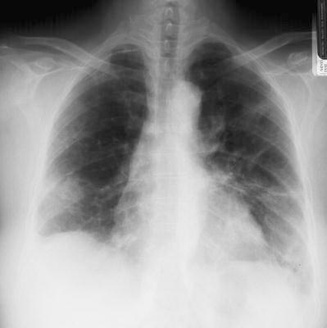
#> input picture dataset/chest_xray.jpg, 327 x 328 px, shrunk from 399 x 400 before the run, found by its file name
$ jupyter execute --allow-errors final_project.ipynb   (older library calls are emulated)
#> lines starting #> are read from the running program, lines starting #| are printed output that depends on the picture; after the words box and inside, x2 and y2 are one past the last pixel; in counts of white or black regions, pixels touching at a corner belong together
# GROUPT 21 APPLICATION INVOLVING EDGE ENHANCEMENT
# OULTINE -
### - Sobel Operator Implementation
### - Prewitt's Operator Implementation
### - Laplacian Operator Implementation
### - Canny Operator Implementation
### - Unsharp Masking Operator Implementation
### - Detecting Water Bodies In Satellite Images Using Unsharp Masking
RATOR

# SOBEL OPERATOR
##### The sobel is one of the most commonly used edge detectors. It is based on convolving the image with a small, separable, and integer valued filter in horizontal and vertical direction. Sobel edge enhancement filter has the advantage of providing differentiating (which gives the edge response) and smoothing (which reduces noise) concurrently.

##### Below is the code from scratch using matrixes G [[-1, 0, 1], [-2, 0, 2], [-1, 0, 1]]  # s2 vertical = np.array([[-1, -2, -1], [0, 0, 0], [1, 2, 1]])  # s1

[cell 1]
import numpy as np
from PIL import Image
import matplotlib.pyplot as plt

# Open the image
#> (the rest of this cell did not finish here and is left out)

We apply the mask on each RGB channel.

# Prewitt’s Operator
##### Prewitt operator is similar to the Sobel operator and is used for detecting vertical and horizontal edges in images. However, unlike the Sobel, this operator does not place any emphasis on the pixels that are closer to the center of the mask.#

[cell 2]
import numpy as np
from PIL import Image
import matplotlib.pyplot as plt

# Open the image
#> (the rest of this cell did not finish here and is left out)

# Laplacian Operator (LOG)
##### The LoG filter combines Gaussian smoothing with the Laplacian operator. First, it smooths the image to reduce noise and then uses the Laplacian to detect edges

[cell 3]
import cv2
import matplotlib.pyplot as plt

# Open the image
img = cv2.imread('operators_test_Image.jpg')

# Apply gray scale
#> (the rest of this cell did not finish here and is left out)

# Canny Operator
##### The Canny method is a multi-step algorithm designed for robust edge detection. It involves:
Smoothing with a Gaussian filter,
Computing gradients,
Applying non-maximum suppression (to thin edges),
And double thresholding to connect edges.

[cell 4]
import cv2
import matplotlib.pyplot as plt

# Open the image
img = cv2.imread('operators_test_Image.jpg')

# Apply Canny
edges = cv2.Canny(img, 100, 200, 3, L2gradient=True)

plt.figure()
plt.title('Canny')
#> (the rest of this cell did not finish here and is left out)

# Unsharp  Masking Operator

[cell 5]
import cv2
import matplotlib.pyplot as plt
from scipy.ndimage import median_filter
import numpy as np

# Load the image
#> (the rest of this cell did not finish here and is left out)

[cell 6]
import cv2
import numpy as np
import matplotlib.pyplot as plt
import rasterio

# Load the satellite TIFF image
image_path = "image2.tif"
#> image_path = 'image2.tif'
#> (the rest of this cell did not finish here and is left out)

[cell 7]
import cv2
import matplotlib.pyplot as plt
import numpy as np

# Load the medical image (e.g., CT scan, MRI image)
image = cv2.imread('medical.png', cv2.IMREAD_GRAYSCALE)

# Apply Gaussian Blur to reduce noise before edge detection
#> (the rest of this cell did not finish here and is left out)

[cell 8]
import cv2
import matplotlib.pyplot as plt
import numpy as np

# medical image (e.g., CT scan, MRI image)
image = cv2.imread('chest_xray.jpg', cv2.IMREAD_GRAYSCALE)
#> image is the input picture: shape (328, 327); min 0, max 251, mean 151.4

# Median filtering (using a kernel size of 3)
gray_image_mf = median_filter(image, size=3)

# Calculating the Laplacian
lap = cv2.Laplacian(gray_image_mf, cv2.CV_64F)

# Calculatingl the sharpened image
#> (the rest of this cell did not finish here and is left out)

[cell 9]
import cv2
import matplotlib.pyplot as plt
import numpy as np

image = cv2.imread('agriculture.tif')
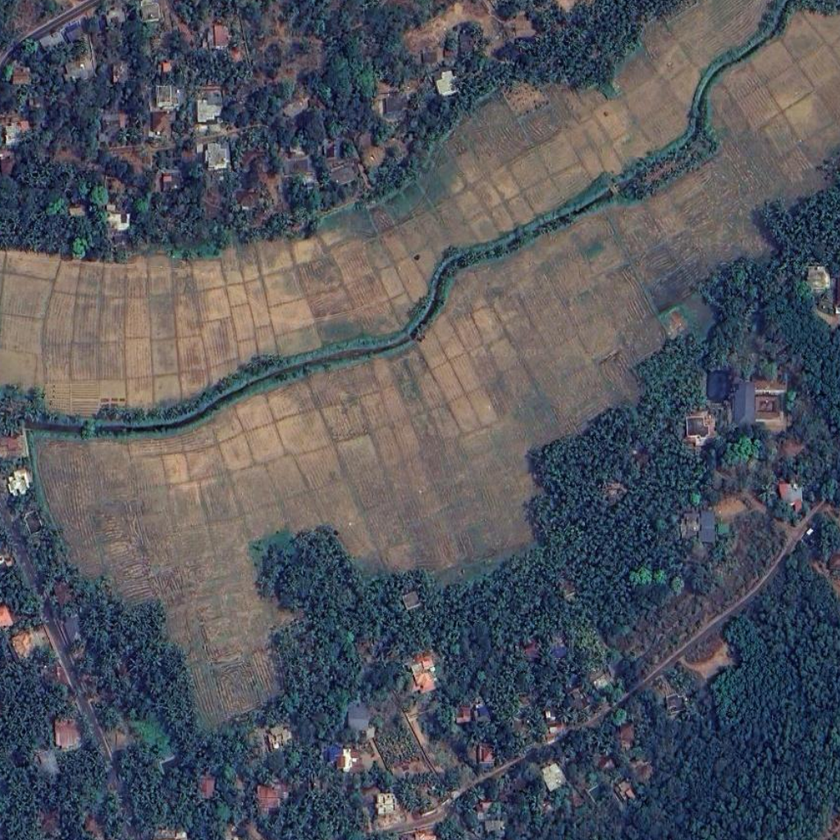
#> input picture dataset/agriculture.tif, 840 x 840 px, shrunk from 1024 x 1024 before the run, found by its file name
#> image is the input picture: shape (840, 840, 3); mean B, G, R 92.5, 84.2, 80.9
image_rgb = cv2.cvtColor(image, cv2.COLOR_BGR2RGB)

# Converting the image to grayscale
gray_image = cv2.cvtColor(image, cv2.COLOR_BGR2GRAY)
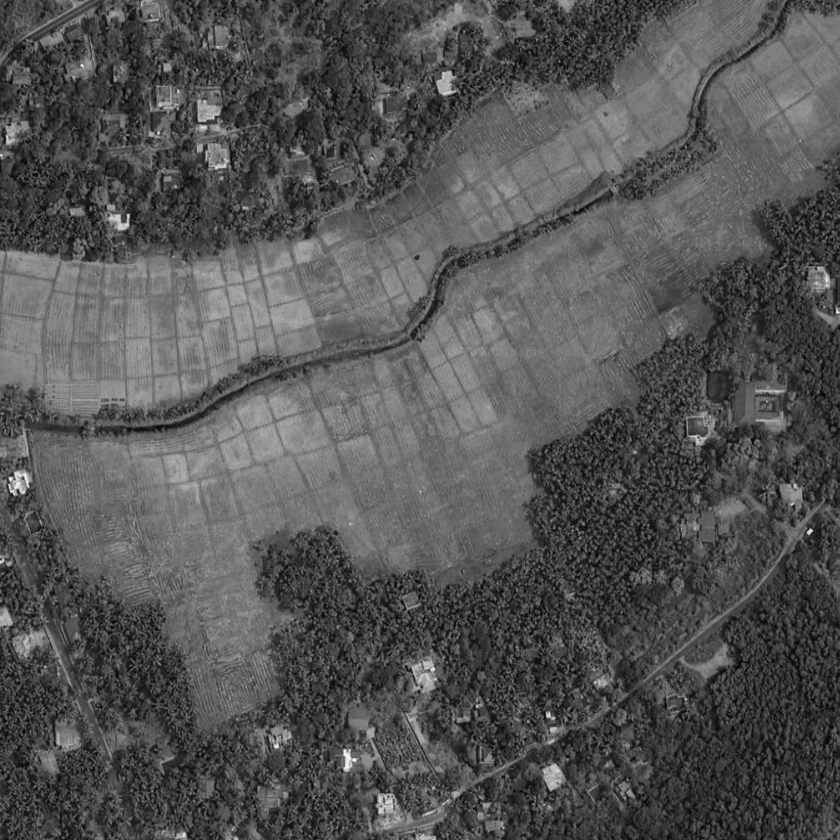
#> gray_image: shape (840, 840); min 0, max 254, mean 84.1

# Applying Gaussian Blur to reduce noise
blurred_image = cv2.GaussianBlur(gray_image, (5, 5), 0)

# Perform edge detection using the Sobel operator
sobel_x = cv2.Sobel(blurred_image, cv2.CV_64F, 1, 0, ksize=3)
sobel_y = cv2.Sobel(blurred_image, cv2.CV_64F, 0, 1, ksize=3)
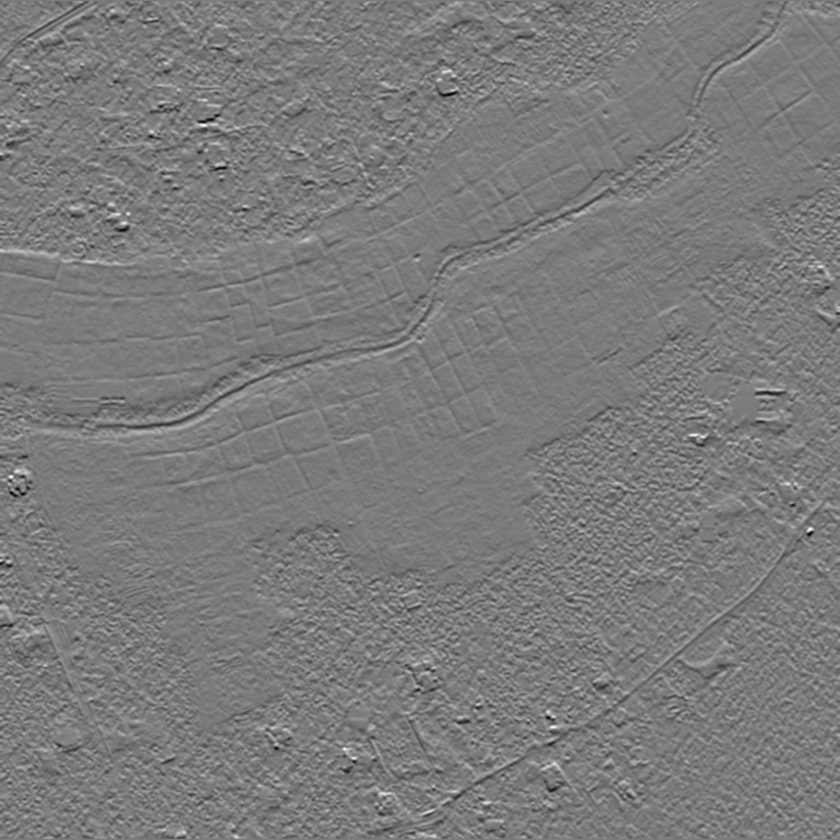
#> sobel_y: shape (840, 840) float64; min -341, max 363, mean -0.1; drawn with min black and max white
edges = cv2.magnitude(sobel_x, sobel_y)

# Scaling edges to the 0-255 range for display
edges = cv2.convertScaleAbs(edges)
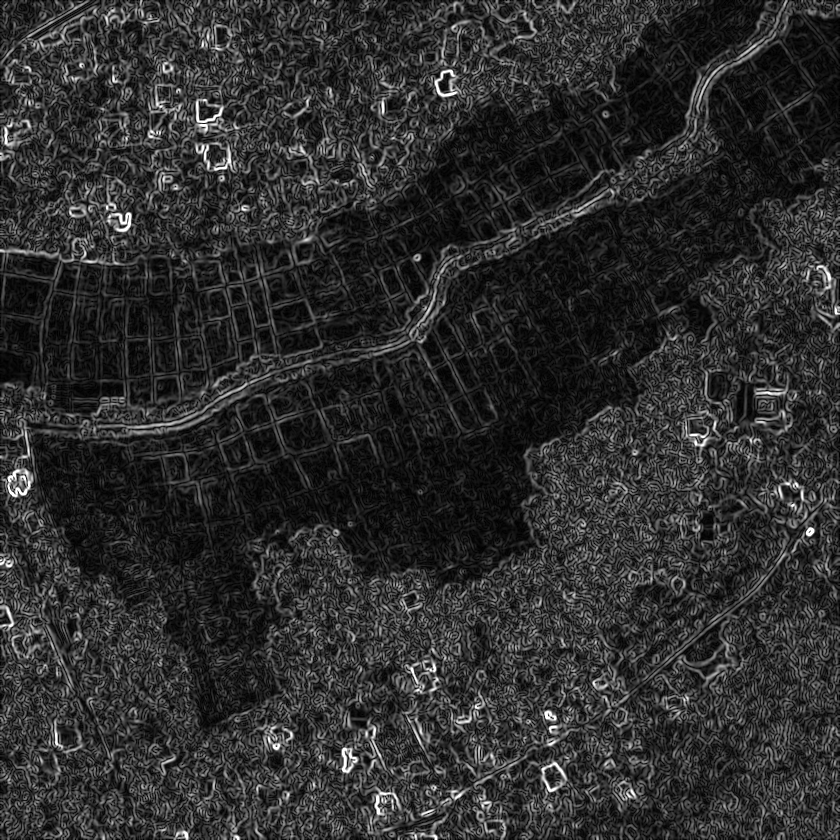
#> edges: shape (840, 840); min 0, max 255, mean 46

# Segmenting the image using a binary threshold to separate bright regions (likely populated areas) from darker regions
# Threshold values may need adjusting based on image characteristics
_, populated_area = cv2.threshold(gray_image, 180, 255, cv2.THRESH_BINARY)
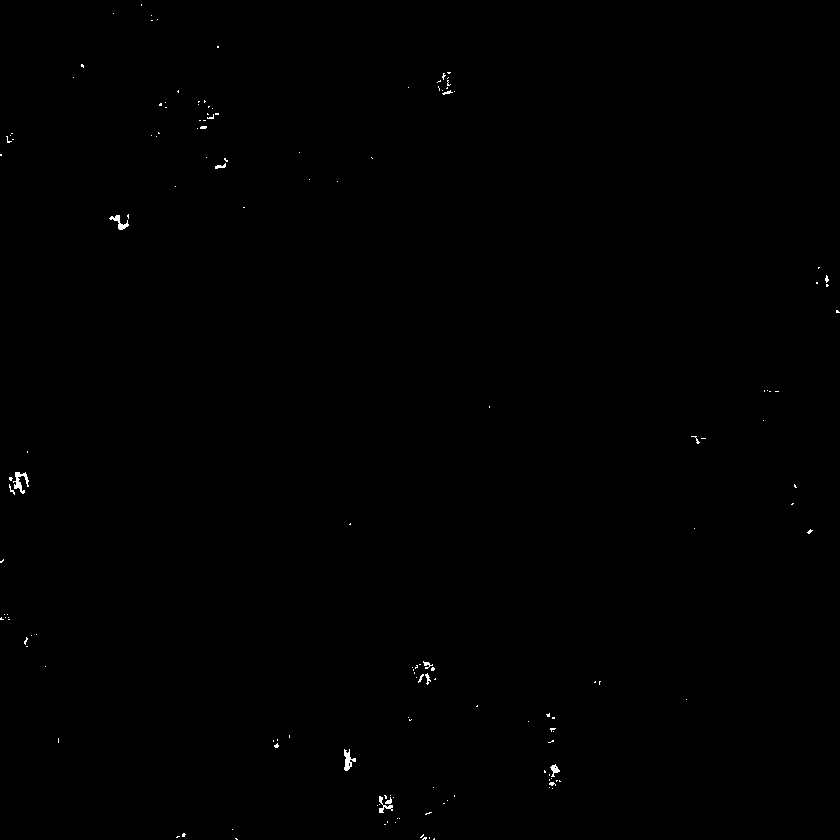
#> populated_area: shape (840, 840); 0.19% white in thin lines or dots
_, agriculture_area = cv2.threshold(gray_image, 100, 180, cv2.THRESH_BINARY_INV)
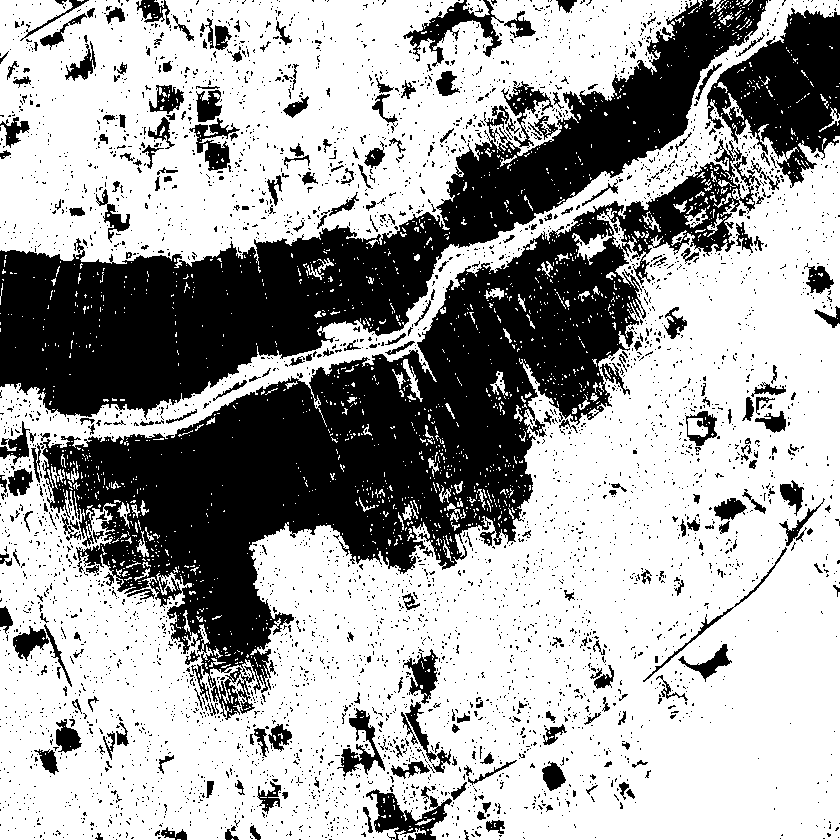
#> agriculture_area: shape (840, 840); values 0 (black) and 180 (white), 64.6% white; 4371 black regions (4073 under 20 px), largest, box (x1, y1, x2, y2) and area: (40, 139, 755, 720) 109178, (0, 0, 768, 420) 77861, (707, 8, 840, 188) 12913

# Enhancing edges by adding them back to the original grayscale image
alpha = 1.0  # original image weight
beta = 0.5   # edge image weight
enhanced_image = cv2.addWeighted(gray_image, alpha, edges, beta, 0)
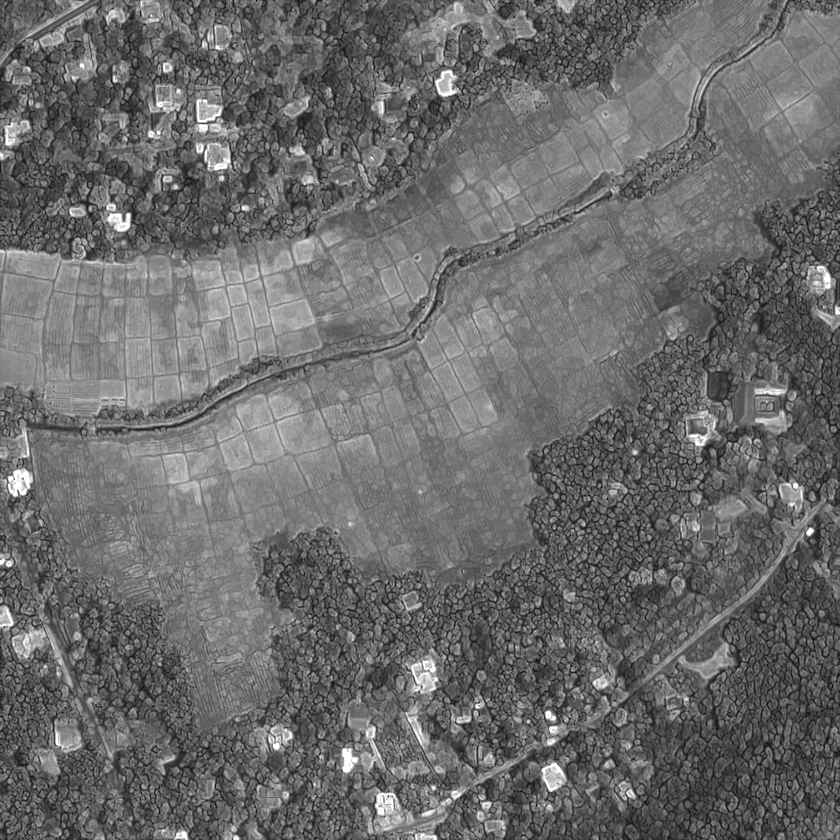
#> enhanced_image: shape (840, 840); min 7, max 255, mean 107.1

# output
plt.figure(figsize=(18, 10))

plt.subplot(1, 4, 1)
plt.title('Original Image')
plt.imshow(image_rgb)

plt.subplot(1, 4, 2)
plt.title('Detected Edges')
plt.imshow(edges, cmap='gray')

plt.subplot(1, 4, 3)
plt.title('Edge Enhanced Image')
plt.imshow(enhanced_image, cmap='gray')

plt.subplot(1, 4, 4)
plt.title('Populated vs Agriculture Area')
plt.imshow(populated_area, cmap='gray')
plt.imshow(agriculture_area, cmap='hot', alpha=0.5)

plt.show()
